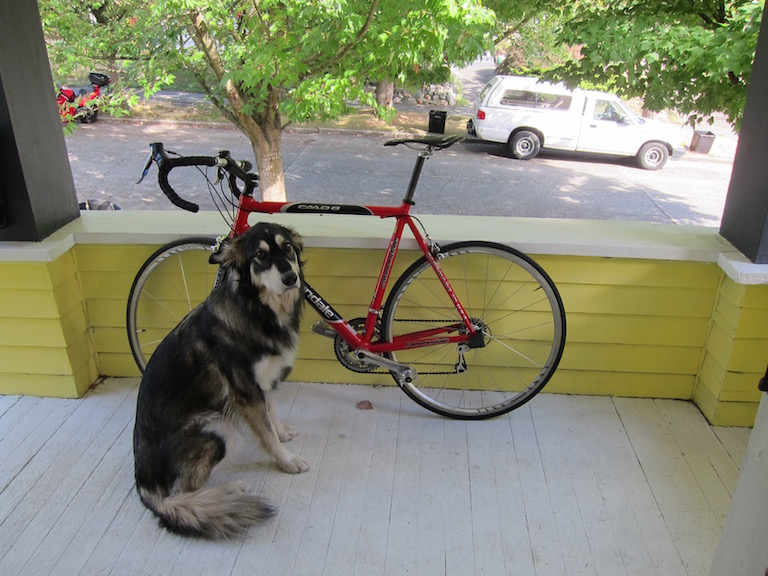
#> input picture acl_yolov3/data/dog.jpg, 768 x 576 px
$ jupyter execute --allow-errors caffe_yolov3_without_dvpp.ipynb   (shell and % lines are left out)
#> lines starting #> are read from the running program, lines starting #| are printed output that depends on the picture
### acl_yolov3/acl_model.py
"""
Copyright (R) @huawei.com, all rights reserved
-*- coding:utf-8 -*-
CREATED:  2020-6-04 20:12:13
MODIFIED: 2020-6-28 14:04:45
"""
import acl
import struct
import numpy as np
from constant import ACL_MEM_MALLOC_NORMAL_ONLY, \
    ACL_MEMCPY_HOST_TO_DEVICE, ACL_MEMCPY_DEVICE_TO_HOST, \
    ACL_ERROR_NONE, NPY_BYTE
from acl_util import check_ret
import cv2

class Model(object):
    def __init__(self,
                 device_id,
                 model_path,
                 model_input_width,
                 model_input_height):
        self.device_id = device_id
        self.model_path = model_path    # string
        self.model_id = None            # pointer
        self.context = None             # pointer
        self.stream = None
        self.input_data = None
        self.output_data = None
        self.model_desc = None          # pointer when using
        self.input0_dataset_buffer = None
        self.input1_dataset_buffer = None
        self.input1_buffer = None
        self.model_input_width = model_input_width
        self.model_input_height = model_input_height
        self.input_dataset = None
        self.init_resource()


    # [25 lines left out: function __del__, not called in this run]

    def init_resource(self):
        print("[ACL] init resource stage:")
        acl.init()
        ret = acl.rt.set_device(self.device_id)
        check_ret("acl.rt.set_device", ret)

        self.context, ret = acl.rt.create_context(self.device_id)
        check_ret("acl.rt.create_context", ret)

        self.stream, ret = acl.rt.create_stream()
        check_ret("acl.rt.create_stream", ret)
        print("[ACL] init resource stage success")

        print("[Model] class Model init resource stage:")
        # context
        acl.rt.set_context(self.context)
        # load_model
        self.model_id, ret = acl.mdl.load_from_file(self.model_path)
        check_ret("acl.mdl.load_from_file", ret)
        self.model_desc = acl.mdl.create_desc()
        ret = acl.mdl.get_desc(self.model_desc, self.model_id)
        check_ret("acl.mdl.get_desc", ret)

        input_size = acl.mdl.get_num_inputs(self.model_desc)
        input1_size = acl.mdl.get_input_size_by_index(self.model_desc, 1)

        self.input1_buffer, ret = acl.rt.malloc(input1_size,
                                            ACL_MEM_MALLOC_NORMAL_ONLY)
        check_ret("acl.rt.malloc", ret)
        self.input1_dataset_buffer = acl.create_data_buffer(
            self.input1_buffer,
            input1_size)

        output_size = acl.mdl.get_num_outputs(self.model_desc)
        self._gen_output_dataset(output_size)
        print("model input size", input_size)
        for i in range(input_size):
            print("input ", i)
            print("model input dims", acl.mdl.get_input_dims(self.model_desc, i))
            print("model input datatype", acl.mdl.get_input_data_type(self.model_desc, i))
        print("=" * 50)
        print("model output size", output_size)
        for i in range(output_size):
            print("output ", i)
            print("model output dims", acl.mdl.get_output_dims(self.model_desc, i))
            print("model output datatype", acl.mdl.get_output_data_type(self.model_desc, i))
        print("=" * 50)
        print("[Model] class Model init resource stage success")

    def resize_image(self, img, size):

        h, w = img.shape[:2]
        c = img.shape[2] if len(img.shape)>2 else 1

        if h == w:
            return cv2.resize(img, size, cv2.INTER_AREA)

        dif = h if h > w else w

        interpolation = cv2.INTER_AREA if dif > (size[0]+size[1])//2 else \
                        cv2.INTER_CUBIC

        x_pos = (dif - w)//2
        y_pos = (dif - h)//2

        if len(img.shape) == 2:
            mask = np.zeros((dif, dif), dtype=img.dtype)
            mask.fill(128)
            mask[y_pos:y_pos+h, x_pos:x_pos+w] = img[:h, :w]
        else:
            mask = np.zeros((dif, dif, c), dtype=img.dtype)
            mask.fill(128)
            mask[y_pos:y_pos+h, x_pos:x_pos+w, :] = img[:h, :w, :]

        return cv2.resize(mask, size, interpolation)

    def transfer_img_to_device(self, img_resized):

        # BGR to RGB
        img_host_ptr = acl.util.numpy_to_ptr(img_resized)
        print(img_host_ptr)
        img_buf_size = img_resized.itemsize * img_resized.size
        print("img_buf_size", img_buf_size)
        img_dev_ptr, ret = acl.rt.malloc(img_buf_size, ACL_MEM_MALLOC_NORMAL_ONLY)
        check_ret("acl.rt.malloc", ret)
        ret = acl.rt.memcpy(img_dev_ptr, img_buf_size, img_host_ptr, img_buf_size, ACL_MEMCPY_HOST_TO_DEVICE)
        check_ret("acl.rt.memcpy", ret)

        return img_dev_ptr, img_buf_size

    def run(self, img):
        image_height, image_width = img.shape[:2]
        img_resized = self.resize_image(img, (self.model_input_width, self.model_input_height))[:, :, ::-1]
        img_dev_ptr, img_buf_size = self.transfer_img_to_device(img_resized)
#         print("img_dev_ptr, img_buf_size: ", img_dev_ptr, img_buf_size)
        self._gen_input_dataset(img_dev_ptr, img_buf_size, image_height, image_width)
        self.forward()
        boxes = self.post_processing(self.output_data)
        ret= acl.rt.free(img_dev_ptr)
        check_ret("acl.rt.free", ret)
        return boxes

    # [125 lines left out: functions forward, _gen_input_dataset, _gen_output_dataset, _release_dataset, post_processing, not called in this run]
        # [8 lines of commented-out code are left out]

### acl_yolov3/caffe_yolov3_without_dvpp.ipynb
[cell 1]
import numpy as np
from PIL import Image, ImageDraw
from acl_model import Model
import cv2
import matplotlib.pyplot as plt

[cell 2]
with open("data/coco.names") as fd:
#> (reads acl_dvpp_yolov3/data/coco.names from the repository)
    coco_labels = fd.readlines()

coco_labels = [i[:-1] for i in coco_labels][1:]

[cell 3]
device_id = 1
input_size = 416
model_path = "./model/yolov3_caffe_416_no_csc.om"

[cell 4]
model = Model(device_id, model_path, input_size, input_size)
#> (the call stopped at in init_resource, `ret = acl.rt.set_device(self.device_id)`: acl is not available in this run)

[cell 5]
img_dict = {"path": "./data/dog.jpg", "dtype": np.uint8}

[cell 6]
img_org_bgr = cv2.imread(img_dict["path"])
#> img_org_bgr is the input picture: shape (576, 768, 3); mean B, G, R 114.1, 135.7, 134.4

[cell 7]
# bgr -> yuv -> inference ~14.4 ms; npu usage about 95%
# bgr -> rgb -> inference ~18.2 ms; npu usage about 75% (it is moving twice as much data from host to device, hence the performance)

[cell 8]
10
#> (the rest of this cell did not finish here and is left out)

#> in resize_image, `mask.fill(128)`: mask: shape (768, 768, 3); every value is 128
#> in resize_image, `mask[y_pos:y_pos+h, x_pos:x_pos+w, :] = img[:h, :w, :]`:
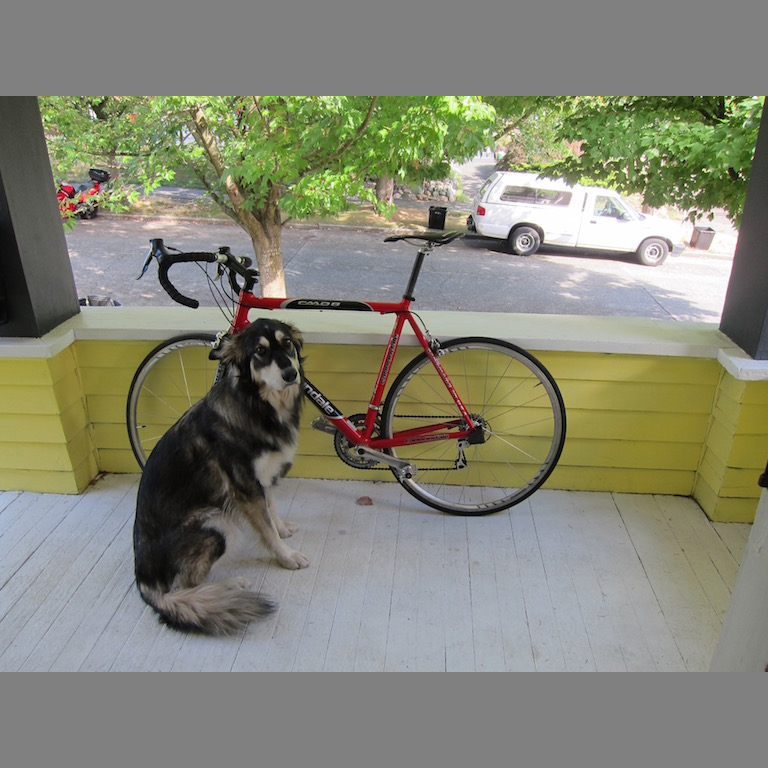
#> mask: shape (768, 768, 3); mean of channels 0, 1, 2 117.6, 133.7, 132.8; drawn as B, G, R

[cell 9]
img = Image.open(img_dict["path"])

[cell 10]
img1 = ImageDraw.Draw(img)
#> (the rest of this cell did not finish here and is left out)

[cell 11]
img
